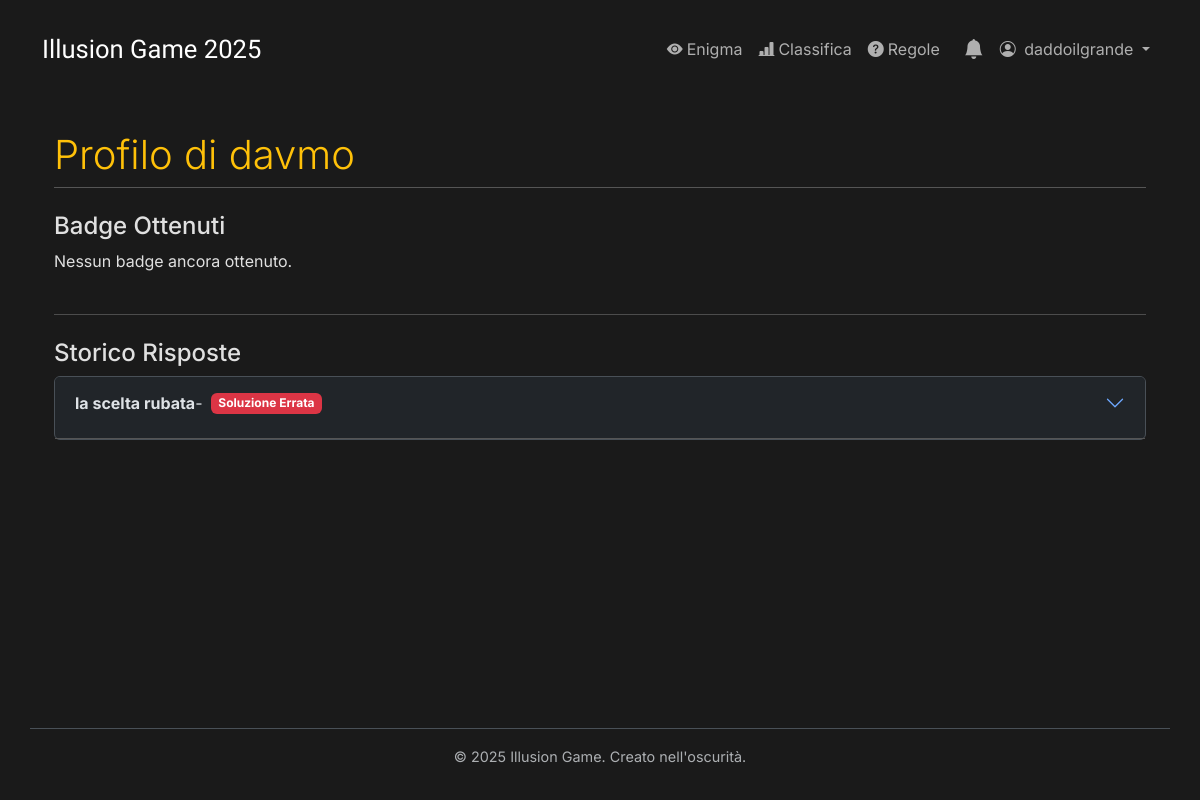
Page /profilo/davmo/ (signed in) on the committed database.
### enigmas/models.py (models this page shows, shortened)
class RispostaUtente(models.Model):
    utente = models.ForeignKey(User, on_delete=models.CASCADE, related_name='risposte')
    enigma = models.ForeignKey(Enigma, on_delete=models.CASCADE)
    data_invio = models.DateTimeField(default=timezone.now)
    is_completa_corretta = models.BooleanField(default=False)
    punteggio = models.FloatField(default=0.0)
    class Meta:
        unique_together = ('utente', 'enigma')
        ordering = ['-data_invio']

class Enigma(models.Model):
    titolo = models.CharField(max_length=200, blank=True, null=True)
    testo = models.TextField(help_text="La descrizione principale o l'introduzione all'enigma/caso.")
    start_time = models.DateTimeField(help_text="Data e ora di inizio visibilità")
    end_time = models.DateTimeField(editable=False)
    is_active = models.BooleanField(default=False, help_text="Seleziona per rendere questo l'enigma/caso corrente")
    notifica_inviata = models.BooleanField(default=False, help_text="Indica se la notifica è già stata inviata")
    class Meta:
        verbose_name = "Enigma o Caso"
        verbose_name_plural = "Enigmi o Casi"
        ordering = ['-start_time']

### enigmas/views.py (the view)
# urls.py: path('profilo/<str:username>/', views.profile_view, name='profile_view'),
@login_required
def profile_view(request, username):
    profile_user = get_object_or_404(User, username=username)
    risposte = RispostaUtente.objects.filter(utente=profile_user).select_related('enigma').order_by('-enigma__start_time')
    badges_utente = UserBadge.objects.filter(utente=profile_user).select_related('badge')
    context = {'profile_user': profile_user, 'risposte': risposte, 'badges': badges_utente}
    return render(request, 'enigmas/profile_detail.html', context)

### enigmas/context_processors.py (called while the page is built)
def unread_notifications_context(request):
    if request.user.is_authenticated:
        count = Notifica.objects.filter(utente=request.user, letta=False).count()
        return {'unread_notifications_count': count}
    return {}

### enigmas/models.py (called while the page is built)
    def is_corretta(self):
        return self.valore_inserito.strip().lower() == self.campo.risposta_corretta.strip().lower()

### enigmas/templates/enigmas/profile_detail.html (shortened to what this page needs)
{% extends 'enigmas/base.html' %}
{% block content %}
<div class="container mt-4">
    <h2 class="display-6">Profilo di {{ profile_user.username }}</h2>
    <h4 class="mt-4">Badge Ottenuti</h4>
    <div class="row">
        {% for user_badge in badges %}
        <div class="col-md-3 mb-3">
            <div class="card text-center">
                <div class="card-body">
                    <i class="{{ user_badge.badge.icona }} fs-1"></i>
                    <h5 class="card-title mt-2">{{ user_badge.badge.nome }}</h5>
                    <p class="card-text"><small>{{ user_badge.badge.descrizione }}</small></p>
                </div>
            </div>
        </div>
        {% empty %}
        <div class="col">
            <p>Nessun badge ancora ottenuto.</p>
        </div>
        {% endfor %}
    </div>
    <hr class="my-4">
    <h4 class="mt-4">Storico Risposte</h4>
    <div class="accordion" id="storicoAccordion">
        {% for risposta in risposte %}
        <div class="accordion-item">
            <h2 class="accordion-header" id="heading-{{ risposta.id }}">
                <button class="accordion-button collapsed" type="button" data-bs-toggle="collapse" data-bs-target="#collapse-{{ risposta.id }}">
                    <strong>{{ risposta.enigma.titolo }}</strong> -
                    <span class="ms-2 badge {% if risposta.is_completa_corretta %}bg-success{% else %}bg-danger{% endif %}">
                        {% if risposta.is_completa_corretta %}Soluzione Corretta{% else %}Soluzione Errata{% endif %}
                    </span>
                </button>
            </h2>
        </div>
        {% empty %}
        <div class="alert alert-info">
            Nessuna risposta inviata.
        </div>
        {% endfor %}
    </div>
</div>
{% endblock %}

### enigmas/templates/enigmas/base.html (shortened to what this page needs)
{% load static %}
<!DOCTYPE html>
<html lang="it" data-bs-theme="dark">
<head>
    <link href="https://cdn.jsdelivr.net/npm/bootstrap@5.3.3/dist/css/bootstrap.min.css" rel="stylesheet" xintegrity="sha384-QWTKZyjpPEjISv5WaRU9OFeRpok6YctnYmDr5pNlyT2bRjXh0JMhjY6hW+ALEwIH">
    <link rel="stylesheet" href="{% static 'enigmas/css/style.css' %}">
    <link rel="stylesheet" href="https://cdn.jsdelivr.net/npm/bootstrap-icons@1.11.3/font/bootstrap-icons.min.css">
</head>
<body class="d-flex flex-column">
    <nav class="navbar navbar-expand-lg navbar-custom">
        <div class="container">
            <a class="navbar-brand navbar-brand-custom" href="{% url 'enigma_view' %}">
                Illusion Game 2025
            </a>
            <div class="collapse navbar-collapse" id="navbarNavContent">
                <ul class="navbar-nav ms-auto mb-2 mb-lg-0 align-items-center">
                    {% if user.is_authenticated %}
                        <li class="nav-item"> <a class="nav-link {% if request.resolver_match.url_name == 'enigma_view' %}active{% endif %}" href="{% url 'enigma_view' %}"><i class="bi bi-eye-fill me-1"></i>Enigma</a> </li>
                        <li class="nav-item"> <a class="nav-link {% if request.resolver_match.url_name == 'classifica' %}active{% endif %}" href="{% url 'classifica' %}"><i class="bi bi-bar-chart-line-fill me-1"></i>Classifica</a> </li>
                        <li class="nav-item"> <a class="nav-link " href="{% url 'regole_punteggio' %}"><i class="bi bi-question-circle-fill me-1"></i>Regole</a> </li>
                        <li class="nav-item d-none d-lg-block notification-bell-desktop">
                            <a class="nav-link position-relative px-2 {% if request.resolver_match.url_name == 'lista_notifiche' %}active{% endif %}"
                               href="{% url 'lista_notifiche' %}"
                               title="Notifiche">
                                <i class="bi bi-bell-fill fs-5"></i>
                            </a>
                        </li>
                        <li class="nav-item dropdown">
                            <a class="nav-link dropdown-toggle" href="#" role="button" data-bs-toggle="dropdown" aria-expanded="false">
                                <i class="bi bi-person-circle me-1"></i> {{ user.username }}
                            </a>
                        </li>
                    {% else %}
                        <li class="nav-item">
                            <a class="nav-link {% if request.resolver_match.url_name == 'account_login' %}active{% endif %}" href="{% url 'account_login' %}"><i class="bi bi-box-arrow-in-right me-1"></i>Login</a>
                        </li>
                    {% endif %}
                </ul>
            </div>
        </div>
    </nav>
    <div class="container mt-4 mb-5 flex-grow-1">
        {% block content %}{% endblock %}
    </div>
    <footer class="container text-center text-body-secondary py-3 border-top">
        <p>&copy; {% now "Y" %} Illusion Game. Creato nell'oscurità.</p>
    </footer>
</body>
</html>

### enigmas/static/enigmas/css/style.css (style rules this page uses)
body { background-color: #1a1a1a; color: #e0e0e0; font-family: 'Courier New', Courier, monospace; margin: 0; padding: 0; line-height: 1.6; }
nav { margin-top: 1rem; }
nav a { color: #b0bec5; text-decoration: none; transition: color 0.3s ease; }
h2, h3 { color: #FFC109; border-bottom: 1px solid #555; padding-bottom: 0.5rem; margin-bottom: 1.5rem; }
footer { text-align: center; margin-top: 3rem; padding: 1.5rem; font-size: 0.9rem; color: #666; border-top: 1px solid #333; }
.navbar-brand-custom { font-family: "Rubik Glitch", system-ui; color: #ffffff !important; font-weight: 400; font-size: 1.6rem; }

### enigmas/templates/enigmas/base.html (style rules this page uses)
body { font-family: 'Inter', sans-serif; background-color: #1a1a1a; display: flex; flex-direction: column; min-height: 100vh; }
.flex-grow-1 { flex-grow: 1; }
.notification-bell-desktop { margin-left: 0.5rem; }

### rows in the picture
RispostaUtente: enigma.titolo "la scelta rubata", is_completa_corretta "Soluzione Errata"

### other values in the picture
{{ user.username }} "daddoilgrande"
{{ profile_user.username }} "davmo"
